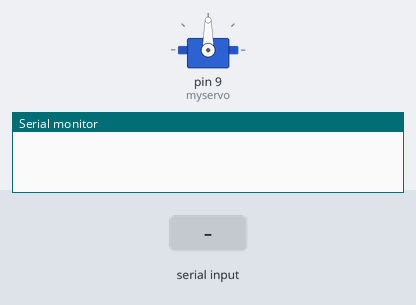
Bench run of a sketch on a simulated Arduino Uno, built with avr-gcc and run on an emulated ATmega328P. On the bench: servo, the last lines printed to the serial monitor. The inputs (shaded band) are chosen by the test bench.

Above: at 1.2 s.
1.3 s: "o" received over Serial
At 1.75 s:
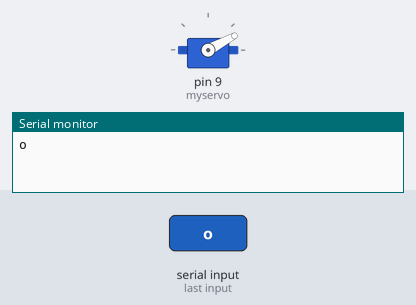
4.3 s: "c" received over Serial
At 4.46 s:
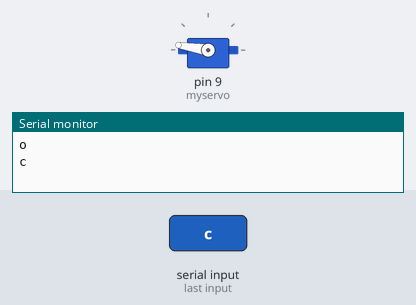
At 8.4 s:
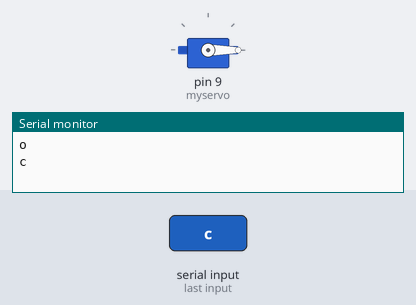
Timing chart, 0 to 9.9 s (numbered marks = the images above; inputs shaded):
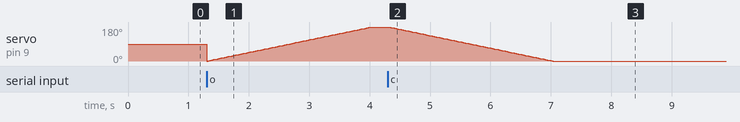

Measured:
- after the input at 4.3 s, servo on pin 9 (myservo): moves from 180° to 0° over 2.7 s, starting at once

The sketch:

bluetooth___servo.ino
```cpp
#include <Servo.h>

Servo myservo;

int pos = 0;

void setup() {
  myservo.attach(9);
  Serial.begin(9600);
}

void loop() {

  if(Serial.available())
{
  char i = Serial.read();

Serial.println(i);


    if(i == 'o')

  for (pos = 0; pos <= 180; pos += 1) {

    myservo.write(pos);
    delay(15);
  }

    if(i == 'c')

    for (pos = 180; pos >= 0; pos -= 1) {
    myservo.write(pos);
    delay(15);
  }
}
}
```
